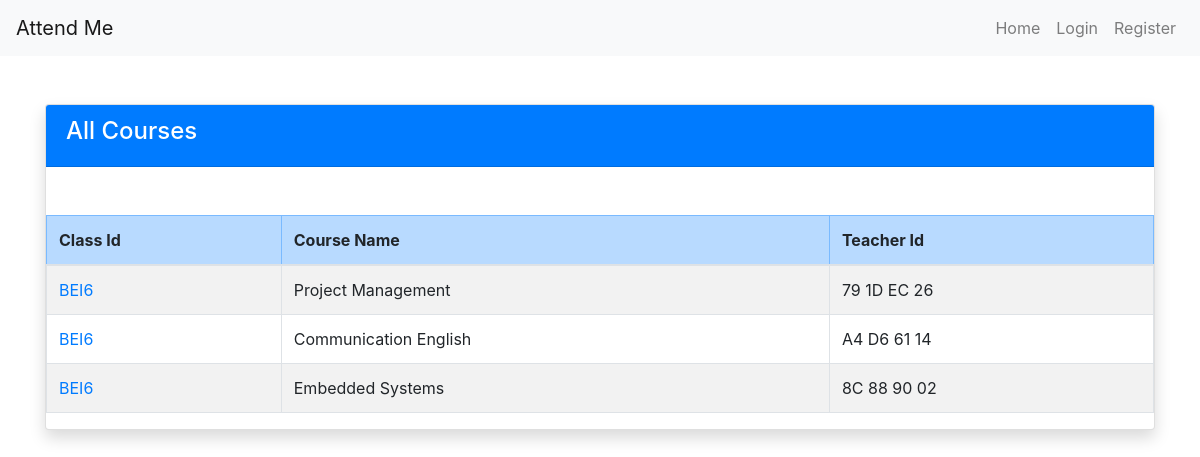
Before: /admin/courses (signed in) with the older database file.
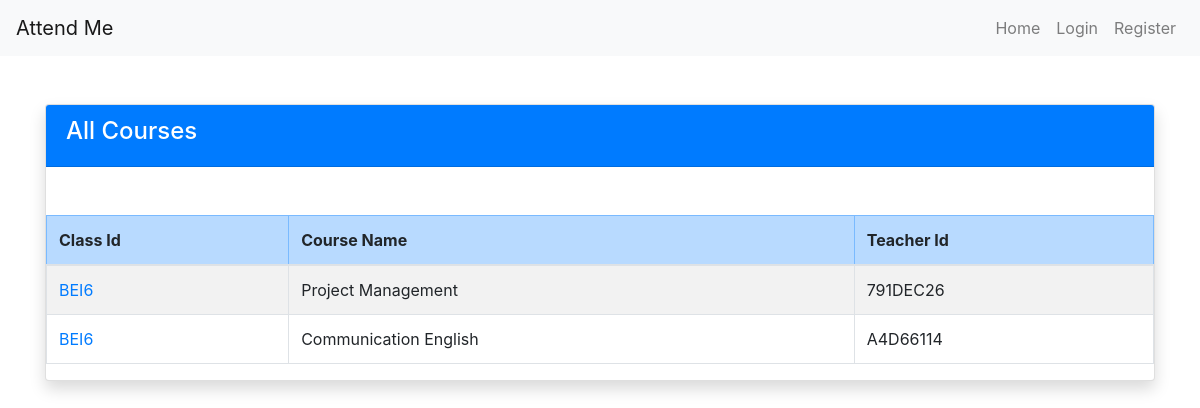
After: the same page with the newer database file.
### main.py (models this page shows)
class Course_details(db.Model):
    course: Mapped[str] = mapped_column(String(100), nullable=False)
    courseid: Mapped[str] = mapped_column(String(100), primary_key=True)
    teacherid: Mapped[str] = mapped_column(String(100), nullable=False)
    classid: Mapped[str] = mapped_column(String(100), nullable = False)

### main.py (the view)
@app.route('/admin/courses', methods=['GET'])
def get_courses():
    if session.get('user_role', '') != 'admin':
        flash("Unauthorized access!", "danger")
        return redirect(url_for('home'))
    courses = Course_details.query.all()  # This fetches all the rows
    course_list = []  # Empty list to store dictionaries
    for course in courses:
        course_list.append({
            'course': course.course,
            'classid': course.classid,
            'teacherid': course.teacherid
        })
    print("courses: ",course_list)
    return render_template('course_list.html', course_list=course_list)

### templates/course_list.html
{% extends "base.html" %}
{% block content %}
<div class="container mt-5">
    <div class="card shadow">
        <div class="card-header bg-primary text-white">
            <h4>All Courses</h4>
        </div>
        <div class="table-responsive mt-5">
        <table class="table table-striped table-hover table-bordered">
            <thead class="table-primary">
                <tr>
                    <th>Class Id</th>
                    <th>Course Name</th>
                    <th>Teacher Id</th>
                </tr>
            </thead>
            <tbody>
                {% for course in course_list %}
                <tr>
                    <td><a href="{{ url_for('course_details', classid =course.classid, course_name= course.course) }}" class="text-decoration-none text-primary">{{ course.classid }}</a></td>
                    <td>{{ course.course }}</td>
                    <td>{{ course.teacherid }}</td>
                </tr>
                {% endfor %}
            </tbody>
        </table>
    </div>
    </div>
</div>
{% endblock %}

Changed rows visible on the page:
removed Course_details: classid "BEI6", course "Embedded Systems", teacherid "8C 88 90 02"
changed Course_details "Project Management": teacherid "79 1D EC 26" → "791DEC26"
changed Course_details "Communication English": teacherid "A4 D6 61 14" → "A4D66114"
